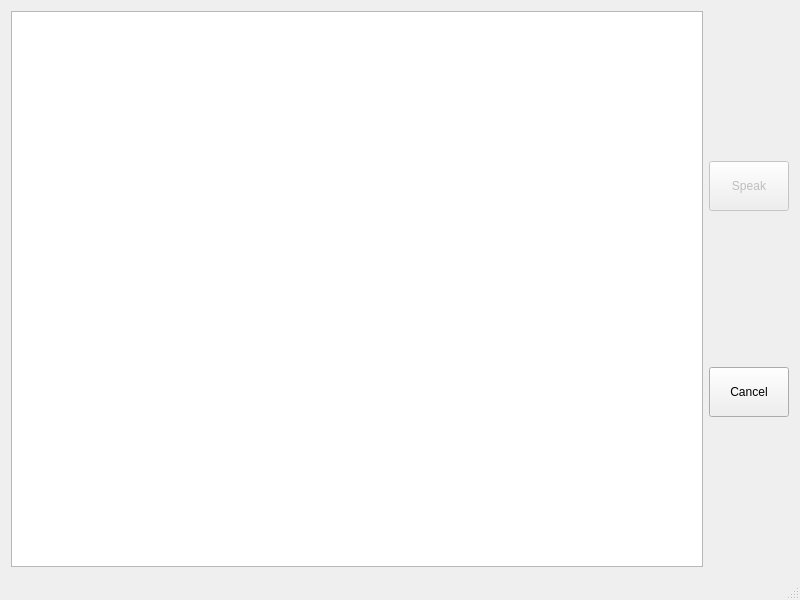
<?xml version="1.0" encoding="UTF-8"?>
<ui version="4.0">
 <class>MainWindow</class>
 <widget class="QMainWindow" name="MainWindow">
  <property name="geometry">
   <rect>
    <x>0</x>
    <y>0</y>
    <width>800</width>
    <height>600</height>
   </rect>
  </property>
  <property name="windowTitle">
   <string/>
  </property>
  <property name="windowIcon">
   <iconset resource="omilo.qrc">
    <normaloff>:/images/omilo.png</normaloff>:/images/omilo.png</iconset>
  </property>
  <widget class="QWidget" name="centralWidget">
   <layout class="QGridLayout" name="gridLayout">
    <item row="0" column="0">
     <layout class="QHBoxLayout" name="horizontalLayout" stretch="1,0">
      <item>
       <widget class="QTextEdit" name="textEdit">
        <property name="contextMenuPolicy">
         <enum>Qt::ActionsContextMenu</enum>
        </property>
       </widget>
      </item>
      <item>
       <layout class="QVBoxLayout" name="verticalLayout" stretch="0,0">
        <item>
         <widget class="QPushButton" name="speakButton">
          <property name="enabled">
           <bool>false</bool>
          </property>
          <property name="minimumSize">
           <size>
            <width>0</width>
            <height>50</height>
           </size>
          </property>
          <property name="text">
           <string>Speak</string>
          </property>
         </widget>
        </item>
        <item>
         <widget class="QPushButton" name="cancelButton">
          <property name="minimumSize">
           <size>
            <width>0</width>
            <height>50</height>
           </size>
          </property>
          <property name="text">
           <string>Cancel</string>
          </property>
         </widget>
        </item>
       </layout>
      </item>
     </layout>
    </item>
   </layout>
  </widget>
  <widget class="QStatusBar" name="statusBar">
   <property name="sizeGripEnabled">
    <bool>true</bool>
   </property>
  </widget>
 </widget>
 <layoutdefault spacing="6" margin="11"/>
 <resources>
  <include location="omilo.qrc"/>
 </resources>
 <connections/>
</ui>
